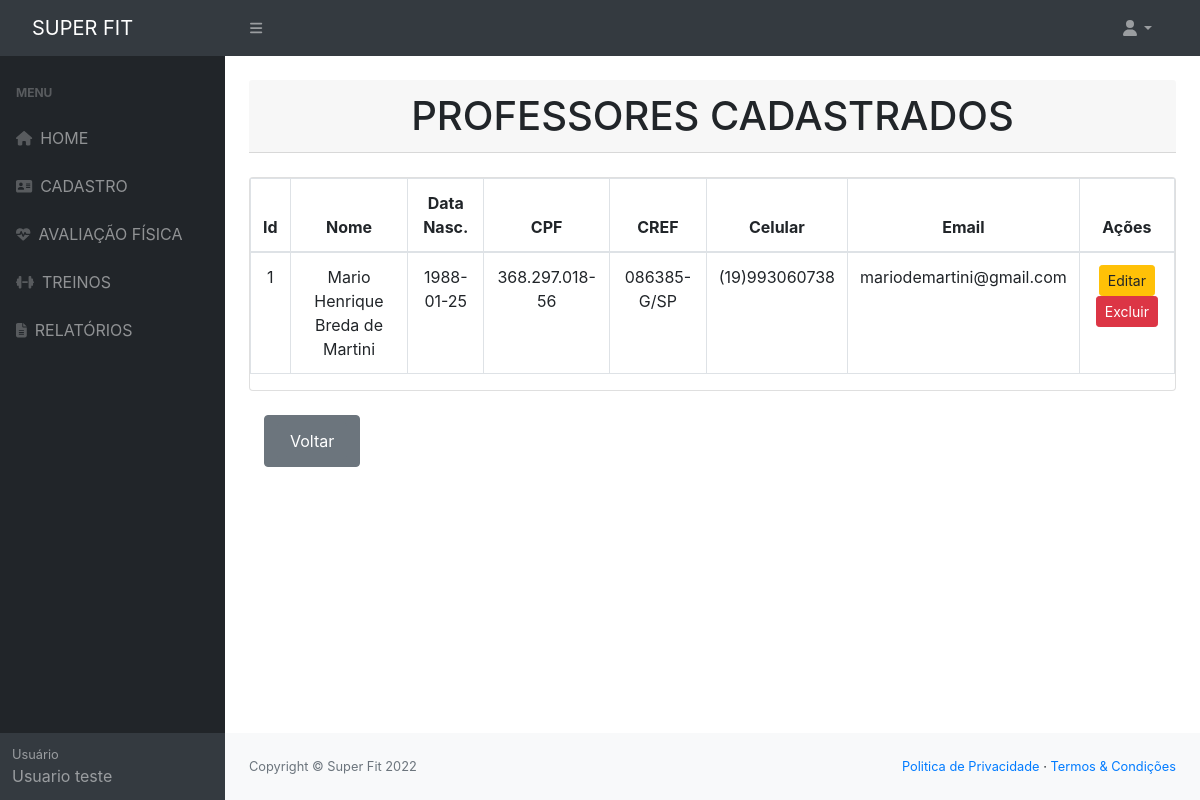
The app's page /buscar-prof.php, older data.
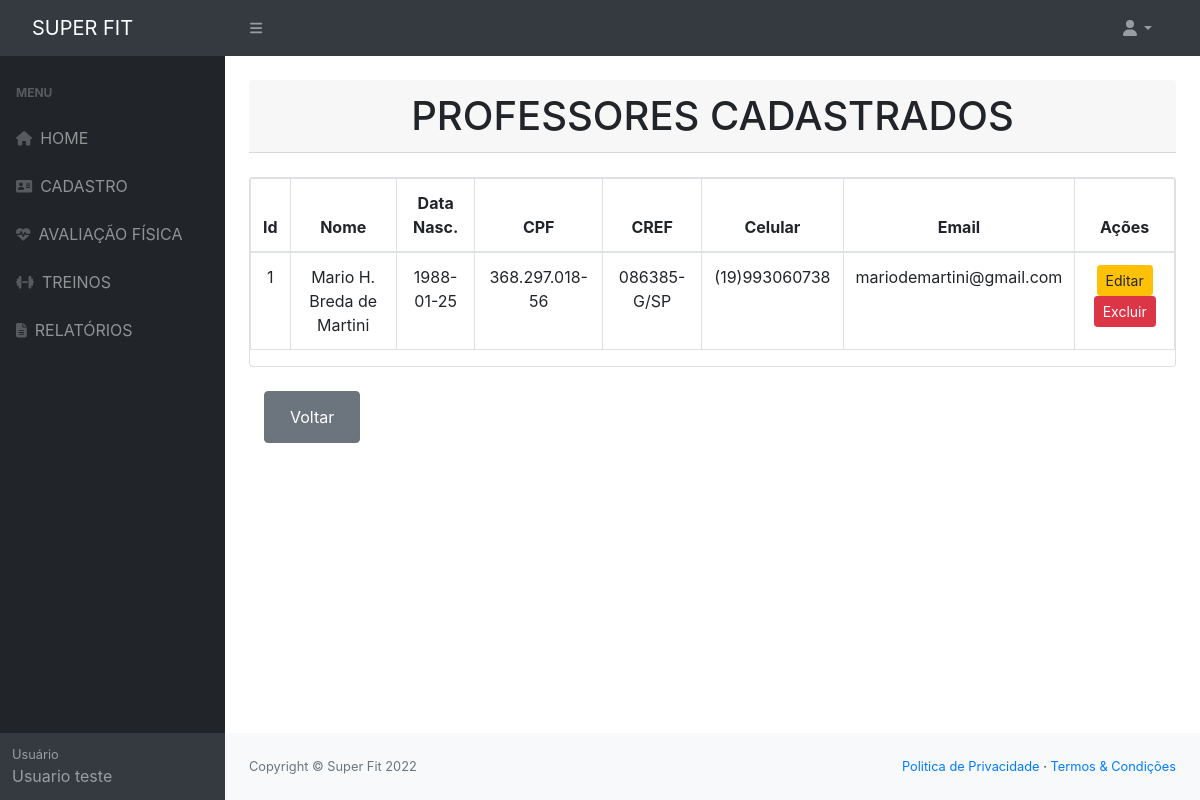
The same page, newer data.
### tables this page shows
CREATE TABLE `professor` (
  `idProfessor` int NOT NULL,
  `nome` varchar(200) NOT NULL,
  `dataNascimento` date DEFAULT NULL,
  `sexo` varchar(10) DEFAULT NULL,
  `cpf` varchar(15) NOT NULL,
  `celular` varchar(45) NOT NULL,
  `cep` varchar(15) DEFAULT NULL,
  `cref` varchar(45) DEFAULT NULL,
  `estado` varchar(100) DEFAULT NULL,
  `cidade` varchar(100) DEFAULT NULL,
  `endereco` varchar(100) DEFAULT NULL,
  `email` varchar(100) NOT NULL,
  `senha` varchar(10) NOT NULL
);

### conexao/Conexao.php (called while the page is built)
<?php
class Conexao
{
    public static $instance;
    public static function getConexao()
    {
        if(!isset(self::$instance)){
            self::$instance = new PDO('mysql:host=localhost;dbname=mydb', 'root', 'root', array(PDO::MYSQL_ATTR_INIT_COMMAND => "SET NAMES utf8"));
            self::$instance->setAttribute(PDO::ATTR_ERRMODE, PDO::ERRMODE_EXCEPTION);
            self::$instance->setAttribute(PDO::ATTR_ORACLE_NULLS, PDO::NULL_EMPTY_STRING);
        }
        return self::$instance;
    }
}
?>

### dao/ProfessorDAO.php (called while the page is built, shortened)
<?php
    class ProfessorDAO
    {
        public function read() {
            try {
                $sql = "SELECT * FROM professor ORDER BY idProfessor ASC";
                $result = Conexao::getConexao()->query($sql);
                $lista = $result->fetchAll(PDO::FETCH_ASSOC);
                $f_lista = array();
                foreach ($lista as $l) {
                    $f_lista[] = $this->listaProfessores($l);
                }
                return $f_lista;
            } catch (Exception $e) {
                print "Ocorreu um erro ao tentar Buscar Todos." . $e;
            }
        }
        private function listaProfessores($row) {
            $professor = new Professor();
            $professor->setIdProfessor($row['idProfessor']);
            $professor->setNome($row['nome']);
            $professor->setDataNascimento($row['dataNascimento']);
            $professor->setSexo($row['sexo']);
            $professor->setCpf($row['cpf']);
            $professor->setCref($row['cref']);
            $professor->setCelular($row['celular']);
            $professor->setCep($row['cep']);
            $professor->setEstado($row['estado']);
            $professor->setCidade($row['cidade']);
            $professor->setEndereco($row['endereco']);
            $professor->setEmail($row['email']);
            $professor->setSenha($row['senha']);
            return $professor;
        }
    }
?>

### model/Professor.php (called while the page is built, shortened)
<?php
    Class Professor{
        private $idProfessor;
        private $nome;
        private $dataNascimento;
        private $cpf;
        private $cref;
        private $celular;
        private $email;
        function getIdProfessor()
        {
            return $this->idProfessor;
        }
        function setIdProfessor($idProfessor)
        {
            $this->idProfessor = $idProfessor;
        }
        function getNome()
        {
            return $this->nome;
        }
        function setNome($nome)
        {
            $this->nome = $nome;
        }
        function getDataNascimento()
        {
            return $this->dataNascimento;
        }
        function setDataNascimento($dataNascimento)
        {
            $this->dataNascimento = $dataNascimento;
        }
        function getCpf()
        {
            return $this->cpf;
        }
        function setCpf($cpf)
        {
            $this->cpf = $cpf;
        }
        function getCref()
        {
            return $this->cref;
        }
        function setCref($cref)
        {
            $this->cref = $cref;
        }
        function getCelular()
        {
            return $this->celular;
        }
        function setCelular($celular)
        {
            $this->celular = $celular;
        }
        function getEmail()
        {
            return $this->email;
        }
        function setEmail($email)
        {
            $this->email = $email;
        }
    }
?>

### buscar-prof.php (the view, shortened to what the changed rows need)
<?php
include_once('./conexao/Conexao.php');
include_once('./model/Professor.php');
include_once('./dao/ProfessorDAO.php');
$professordao = new ProfessorDAO();
?>
<body>
    <main>
        <div class="container-fluid px-4 text-center">
            <h1 class="card-header mt-4">PROFESSORES CADASTRADOS</h1>
            <br>
            <div class="card mb-4">
                <table class="table table-bordered">
                    <thead>
                        <tr>
                            <th>Id</th>
                            <th>Nome</th>
                            <th>Data Nasc.</th>
                            <th>CPF</th>
                            <th>CREF</th>
                            <th>Celular</th>
                            <th>Email</th>
                            <th>Ações</th>
                        </tr>
                    </thead>
                    <tbody>
                        <?php foreach ($professordao->read() as $professor): ?>
                            <tr>
                                <td>
                                    <?= $professor->getIdProfessor() ?>
                                </td>
                                <td>
                                    <?= $professor->getNome() ?>
                                </td>
                                <td>
                                    <?= $professor->getDataNascimento() ?>
                                </td>
                                <td>
                                    <?= $professor->getCpf() ?>
                                </td>
                                <td>
                                    <?= $professor->getCref() ?>
                                </td>
                                <td>
                                    <?= $professor->getCelular() ?>
                                </td>
                                <td>
                                    <?= $professor->getEmail() ?>
                                </td>
                                <td class="text-center">
                                    <button class="btn  btn-warning btn-sm" data-toggle="modal"
                                        data-target="#editar><?= $professor->getIdProfessor() ?>">
                                        Editar
                                    </button>
                                    <a href="controller/ProfessorController.php?del=<?= $professor->getIdProfessor() ?>">
                                        <button class="btn btn-danger btn-sm" type="button">Excluir</button></a>
                                </td>
                            </tr>
                        <?php endforeach ?>
                    </tbody>
                </table>
            </div>
        </div>
    </main>
</body>

Row changes from the older to the newer data that the page shows:
changed professor "086385-G/SP": nome "Mario Henrique Breda de Martini" → "Mario H. Breda de Martini"
